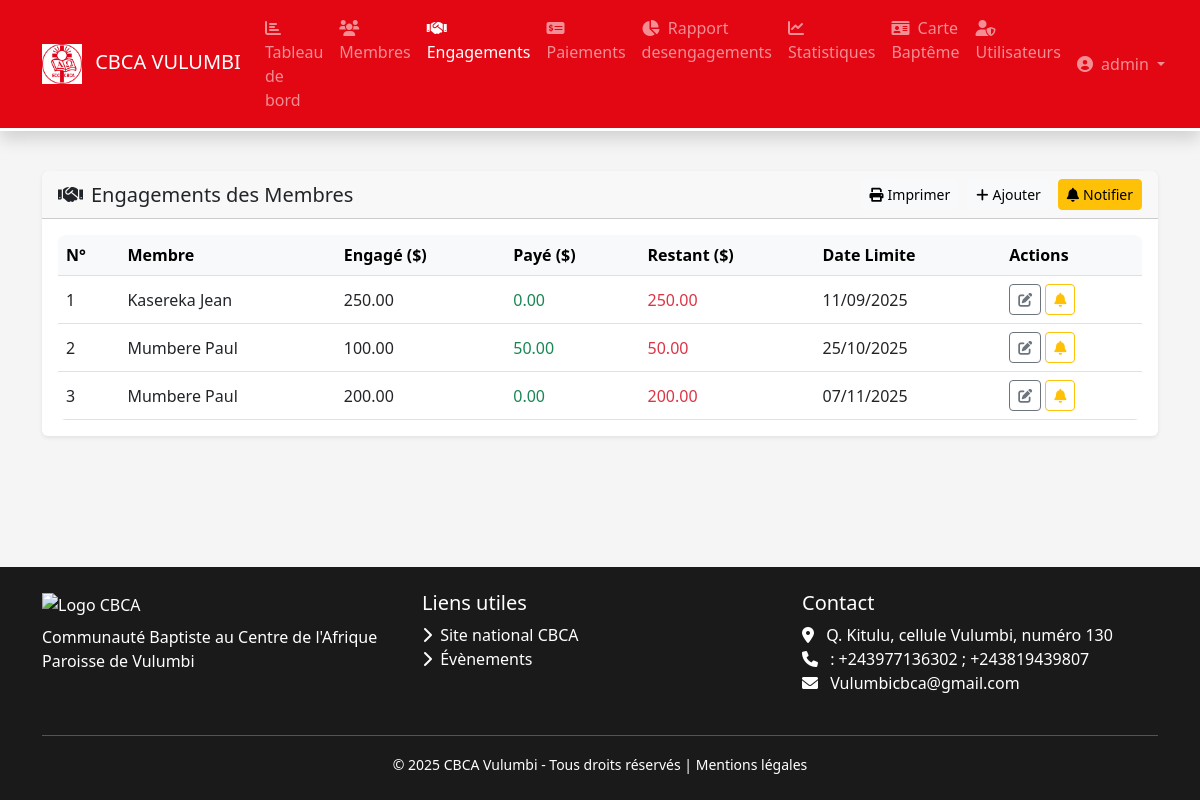
The page /engagements (signed in) on the database its author committed.
### models.py (models this page shows, shortened)
class User(db.Model, UserMixin):
    __tablename__ = 'users'
    id = db.Column(db.Integer, primary_key=True)
    username = db.Column(db.String(50), unique=True, nullable=False)
    password_hash = db.Column(db.String(128), nullable=False)
    role = db.Column(db.String(20), default='user')
    last_login = db.Column(db.DateTime)
    created_at = db.Column(db.DateTime, default=datetime.utcnow)

class Engagement(db.Model):
    __tablename__ = 'engagements'
    id = db.Column(db.Integer, primary_key=True)
    membre_id = db.Column(db.Integer, db.ForeignKey('membres.id'), nullable=False)
    montant_total = db.Column(db.Float, nullable=False)
    date_engagement = db.Column(db.DateTime, default=datetime.utcnow)
    date_limite = db.Column(db.Date, nullable=False)
    description = db.Column(db.String(200))
    statut = db.Column(db.String(20), default='En cours')
    paiements = db.relationship('Paiement', backref='engagement', lazy=True, cascade="all, delete-orphan")
    notifications = db.relationship('Notification', backref='engagement', lazy=True, cascade="all, delete-orphan")
    def montant_restant(self):
        return self.montant_total - sum(p.montant for p in self.paiements)

class CarteBapteme(db.Model):
    __tablename__='cartebapteme'
    id = db.Column(db.Integer, primary_key=True)
    numero = db.Column(db.String(100), nullable=False)
    nom = db.Column(db.String(100), nullable=False)
    adresse = db.Column(db.String(200))
    date_naissance = db.Column(db.Date)
    sexe = db.Column(db.String(1))
    photo = db.Column(db.String(100))
    created_at = db.Column(db.DateTime, default=datetime.utcnow)
    membre = db.relationship('Membre', backref='cartebapteme', lazy=True)

class Paiement(db.Model):
    __tablename__ = 'paiements'
    id = db.Column(db.Integer, primary_key=True)
    engagement_id = db.Column(db.Integer, db.ForeignKey('engagements.id'), nullable=False)
    montant = db.Column(db.Float, nullable=False)
    date_paiement = db.Column(db.Date, default=datetime.utcnow)

### app.py (the view)
@app.route('/engagements')
@login_required
def liste_engagements():
    from models import Engagement
    engagements = Engagement.query.order_by(Engagement.date_limite).all()
    membres = Membre.query.order_by(Membre.id.desc()).all()
    return render_template('engagements/liste.html', title="Engagements", engagements=engagements, membres=membres)

### app.py (called while the page is built)
@login_manager.user_loader
def load_user(user_id):
    from models import User
    return User.query.get(int(user_id))

### templates/engagements/liste.html (shortened to what this page needs)
{% extends "base.html" %}
{% block content %}
<div class="card shadow-sm border-0 mt-3 printable-area">
  <div class="card-header bg-cbca no-print">
    <div class="d-flex justify-content-between align-items-center">
      <h5 class="mb-0"><i class="fas fa-handshake me-2"></i>Engagements des Membres</h5>
      {% if  current_user.role == 'admin' or current_user.role == 'comptable'%}
      <div class="d-flex gap-2">
        <button id="printButton" class="btn btn-light btn-sm no-print">
          <i class="fas fa-print me-1"></i>Imprimer
        </button>
        <a href="{{ url_for('ajouter_engagement') }}" class="btn btn-light btn-sm no-print">
          <i class="fas fa-plus me-1"></i>Ajouter
        </a>
        <a href="{{ url_for('notifier_tous_membres') }}" class="btn btn-warning btn-sm no-print">
          <i class="fas fa-bell me-1"></i>Notifier
        </a>
      </div>
      {%endif%}
    </div>
  </div>
  <div class="card-body">
    <div class="table-responsive">
      <table class="table table-hover align-middle">
        <thead class="table-light">
          <tr>
            <th>N°</th>
            <th>Membre</th>
            <th>Engagé ($)</th>
            <th>Payé ($)</th>
            <th>Restant ($)</th>
            <th>Date Limite</th>
             {% if  current_user.role == 'admin' or current_user.role == 'comptable'%}
            <th class="no-print">Actions</th>
            {% endif %}
          </tr>
        </thead>
        <tbody>
          {% for engagement in engagements %}
          {% set paye = engagement.montant_total - engagement.montant_restant() %}
          <tr>
            <td>{{ loop.index }}</td>
            <td>{{ engagement.membre.cartebapteme.nom }}</td>
            <td>{{ "%.2f"|format(engagement.montant_total) }}</td>
            <td class="text-success">{{ "%.2f"|format(paye) }}</td>
            <td class="{{ 'text-danger' if engagement.montant_restant() > 0 else 'text-success' }}">
              {{ "%.2f"|format(engagement.montant_restant()) }}
            </td>
            <td>{{ engagement.date_limite.strftime('%d/%m/%Y') }}</td>
            {% if  current_user.role == 'admin' or current_user.role == 'comptable'%}
            <td class="no-print">
              <div class="d-flex gap-1">
                <a href="#" class="btn btn-sm btn-outline-secondary" data-bs-toggle="modal" data-bs-target="#modalEdit{{ engagement.id }}">
                  <i class="fas fa-edit"></i>
                </a>
                {% if engagement.montant_restant() > 0 %}
                <form method="POST" action="{{ url_for('notifier_membre_engagement', id=engagement.id) }}">
                  <button type="submit" class="btn btn-sm btn-outline-warning">
                    <i class="fas fa-bell"></i>
                  </button>
                </form>
                {% endif %}
              </div>
            </td>
            {%endif%}
          </tr>
          {% endfor %}
        </tbody>
      </table>
    </div>
  </div>
</div>
{% endblock %}

### templates/base.html (shortened to what this page needs)
<!DOCTYPE html>
<html lang="fr">
<head>
    <link href="https://cdn.jsdelivr.net/npm/bootstrap@5.3.0/dist/css/bootstrap.min.css" rel="stylesheet">
    <link href="https://cdnjs.cloudflare.com/ajax/libs/font-awesome/6.0.0/css/all.min.css" rel="stylesheet">
    <link rel="stylesheet" href="{{ url_for('static', filename='css/style.css') }}">
</head>
<body>
<nav class="navbar navbar-expand-lg navbar-dark navbar-cbca shadow">
    <div class="container">
        <a class="navbar-brand" href="{% if current_user.is_authenticated and current_user.role == 'membre' %}{{ url_for('accueil_membre') }}{% else %}{{ url_for('accueil') }}{% endif %}">
            <img src="{{ url_for('static', filename='logo.JPG') }}" alt="Logo CBCA" height="40" class="me-2">
            <span class="d-none d-md-inline">CBCA VULUMBI</span>
        </a>
        <div class="collapse navbar-collapse" id="navbarContent">
            <ul class="navbar-nav me-auto">
                {% if current_user.is_authenticated and  (current_user.role == 'admin' or current_user.role == 'secretaire' or current_user.role == 'caissier' or current_user.role == 'comptable' )  %}
                    <li class="nav-item">
                        <a class="nav-link {% if request.endpoint == 'accueil' %}active{% endif %}" href="{{ url_for('accueil') }}">
                            <i class="fas fa-chart-bar me-1"></i> Tableau de bord
                        </a>
                    </li>
                    <li class="nav-item">
                        <a class="nav-link {% if request.endpoint and request.endpoint.startswith('liste_membres') %}active{% endif %}" href="{{ url_for('liste_membres') }}">
                            <i class="fas fa-users me-1"></i> Membres
                        </a>
                    </li>
                    {% if  current_user.role == 'admin' or current_user.role == 'comptable' or current_user.role == 'caissier'%}
                    <li class="nav-item">
                        <a class="nav-link {% if request.endpoint and request.endpoint.startswith('liste_engagements') %}active{% endif %}" href="{{ url_for('liste_engagements') }}">
                            <i class="fas fa-handshake me-1"></i> Engagements
                        </a>
                    </li>
                    {% endif %}
                    {% if  current_user.role == 'admin' or current_user.role == 'caissier' or current_user.role=='comptable'%}
                    <li class="nav-item">
                        <a class="nav-link {% if request.endpoint and request.endpoint.startswith('liste_paiements') %}active{% endif %}" href="{{ url_for('liste_paiements') }}">
                            <i class="fas fa-money-check-alt me-1"></i> Paiements
                        </a>
                    </li>
                    {% endif %}
                    {% if current_user.role == 'admin' or current_user.role == 'comptable' or current_user.role == 'caissier' %}
        <li class="nav-item">
            <a class="nav-link {% if request.endpoint and request.endpoint.startswith('etat_engagements') %}active{% endif %}" href="{{ url_for('etat_engagements') }}">
                <i class="fas fa-chart-pie me-1"></i> Rapport desengagements
            </a>
        </li>
        {% endif %}
        {% if current_user.role == 'admin' or current_user.role == 'comptable' or current_user.role == 'caissier' %}
<li class="nav-item">
    <a class="nav-link {% if request.endpoint and request.endpoint.startswith('statistiques_annuelles') %}active{% endif %}" href="{{ url_for('statistiques_annuelles') }}">
        <i class="fas fa-chart-line me-1"></i> Statistiques
    </a>
</li>
{% endif %}
                    {% if  current_user.role == 'admin' or current_user.role == 'secretaire' %}
                    <li class="nav-item">
                        <a class="nav-link {% if request.endpoint and request.endpoint.startswith('liste_carte') %}active{% endif %}" href="{{ url_for('liste_carte') }}">
                            <i class="fas fa-id-card me-1"></i> Carte Baptême
                        </a>
                    </li>
                    {% endif %}
                    {% if  current_user.role == 'admin'%}
                    <li class="nav-item">
                        <a class="nav-link {% if request.endpoint and request.endpoint.startswith('liste_utilisateurs') %}active{% endif %}" href="{{ url_for('liste_utilisateurs') }}">
                            <i class="fas fa-user-shield me-1"></i> Utilisateurs
                        </a>
                    </li>
                    {% endif %}
                {% endif %}
            </ul>
            <ul class="navbar-nav">
                {% if current_user.is_authenticated %}
                <li class="nav-item dropdown">
                    <a class="nav-link dropdown-toggle" href="#" id="userDropdown" data-bs-toggle="dropdown">
                        <i class="fas fa-user-circle me-1"></i> {{ current_user.username }}
                    </a>
                </li>
                {% else %}
                <li class="nav-item">
                    <a class="nav-link" href="{{ url_for('login') }}">
                        <i class="fas fa-sign-in-alt me-1"></i> Connexion
                    </a>
                </li>
                {% endif %}
            </ul>
        </div>
    </div>
</nav>
<main class="container my-4 flex-grow-1">
    {% block content %}{% endblock %}
</main>
<footer class="py-4 text-white">
    <div class="container">
        <div class="row">
            <div class="col-md-4 mb-3">
                <img src="{{ url_for('static', filename='images/logo-cbca-white.png') }}" alt="Logo CBCA" height="50">
                <p class="mt-2 mb-0">Communauté Baptiste au Centre de l'Afrique<br>Paroisse de Vulumbi</p>
            </div>
            <div class="col-md-4 mb-3">
                <h5>Liens utiles</h5>
                <ul class="list-unstyled">
                    <li><a href="#" class="text-white text-decoration-none"><i class="fas fa-chevron-right me-1"></i> Site national CBCA</a></li>
                    <li><a href="https://www.bing.com/ck/a?!&&p=1d14503afc3ae7288a9dafbea88a6fae0a4e4fc865662607309451a5b9782316JmltdHM9MTc1NTU2MTYwMA&ptn=3&ver=2&hsh=4&fclid=2bdc9d18-43a1-656a-25f7-8b0b47a163b1&psq=CBCA&u=a1aHR0cHM6Ly93d3cub2lrb3VtZW5lLm9yZy9mci9tZW1iZXItY2h1cmNoZXMvY29tbXVuaXR5LW9mLWJhcHRpc3QtY2h1cmNoZXMtaW4tY2VudHJhbC1hZnJpY2EjOn46dGV4dD1UaGUlMjBDb21tdW5pdHklMjBvZiUyMEJhcHRpc3QlMjBDaHVyY2hlcyUyMGluJTIwQ2VudHJhbCUyMEFmcmljYSxvZiUyMENvbmdvLiUyMFRoZSUyMGNodXJjaCUyMGJlY2FtZSUyMGluZGVwZW5kZW50JTIwaW4lMjAxOTY0Lg&ntb=1" class="text-white text-decoration-none"><i class="fas fa-chevron-right me-1"></i> Évènements</a></li>
                </ul>
            </div>
            <div class="col-md-4 mb-3">
                <h5>Contact</h5>
                <address>
                    <i class="fas fa-map-marker-alt me-2"></i> Q. Kitulu, cellule Vulumbi, numéro 130<br>
                    <i class="fas fa-phone me-2"></i> : +243977136302 ; +243819439807<br>
                    <i class="fas fa-envelope me-2"></i> Vulumbicbca@gmail.com
                </address>
            </div>
        </div>
        <hr class="my-2 bg-light">
        <div class="text-center pt-2">
            <small>&copy; 2025 CBCA Vulumbi - Tous droits réservés | <a href="#" class="text-white text-decoration-none">Mentions légales</a></small>
        </div>
    </div>
</footer>
</body>
</html>

### static/style.css (style rules this page uses)
body { font-family: 'Segoe UI', 'Roboto', sans-serif; background-color: var(--cbcagray); }
.navbar-cbca { border-bottom: 3px solid white; }
.table-responsive { border-radius: 8px; overflow: hidden; }
.table { margin-bottom: 0; }
.table thead th { background-color: #f8f9fa; border-bottom-width: 1px; font-weight: 600; }
.card-header { font-weight: 600; }

### templates/base.html (style rules this page uses)
:root { --cbcared:#e30613; --cbcawhite:#fff; --cbcadark:#1a1a1a; --cbcagray:#f5f5f5; }
body { font-family: 'Segoe UI', Tahoma, Geneva, Verdana, sans-serif; background: var(--cbcagray); display:flex; flex-direction:column; min-height:100vh; }
.navbar-cbca { background-color: var(--cbcared); border-bottom: 3px solid white; }
footer { background: var(--cbcadark); margin-top:auto; }

### rows shown on the page
User: username "admin"
Engagement: membre.cartebapteme.nom "Kasereka Jean", montant_total "250.00", paye "0.00", montant_restant "250.00", date_limite "11/09/2025"
Engagement: membre.cartebapteme.nom "Mumbere Paul", montant_total "100.00", paye "50.00", montant_restant "50.00", date_limite "25/10/2025"
Engagement: membre.cartebapteme.nom "Mumbere Paul", montant_total "200.00", paye "0.00", montant_restant "200.00", date_limite "07/11/2025"
